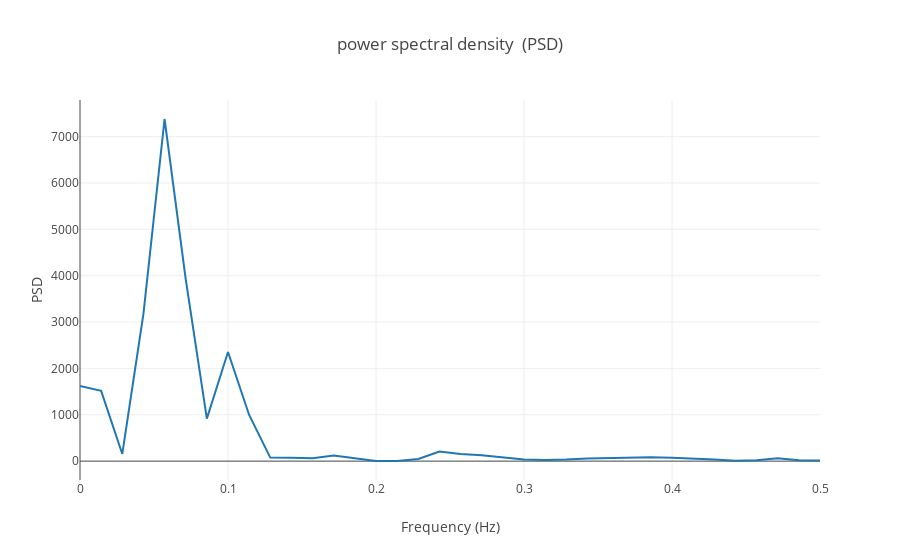

This figure's notebook cell:
### Code cell
bands = {'vlf': (0, 0.04), 'lf': (0.04, 0.15), 'hf': (0.15, 0.4)}
freq_measurements(RR, 1.0, bands, method='welch')

### Figure 1 — Plotly figure (JSON) as saved in the notebook; plotly's stock layout.template omitted (floating-point values rounded to 4 significant figures)
{"data": [{"mode": "lines", "type": "scatter", "uid": "55332fc9-2cfe-4dd8-aae4-7fe9ce5107ac", "x": [0, 0.01429, 0.02857, 0.04286, 0.05714, 0.07143, 0.08571, 0.1, 0.1143, 0.1286, 0.1429, 0.1571, 0.1714, 0.1857, 0.2, 0.2143, 0.2286, 0.2429, 0.2571, 0.2714, 0.2857, 0.3, 0.3143, 0.3286, 0.3429, 0.3571, 0.3714, 0.3857, 0.4, 0.4143, 0.4286, 0.4429, 0.4571, 0.4714, 0.4857, 0.5], "y": [1621.0, 1516.0, 154.9, 3175.0, 7380.0, 3928.0, 917.6, 2354.0, 995.6, 76.91, 71.81, 63.75, 123.4, 60.69, 3.063, 2.862, 46.26, 207.0, 152.9, 127.0, 87.59, 36.12, 25.41, 33.31, 58.04, 68.42, 74.61, 83.62, 72.34, 62.62, 37.91, 7.621, 17.84, 60.11, 18.57, 11.58]}], "layout": {"title": {"text": "power spectral density  (PSD)"}, "xaxis": {"title": {"text": "Frequency (Hz)"}}, "yaxis": {"title": {"text": "PSD"}}}}
